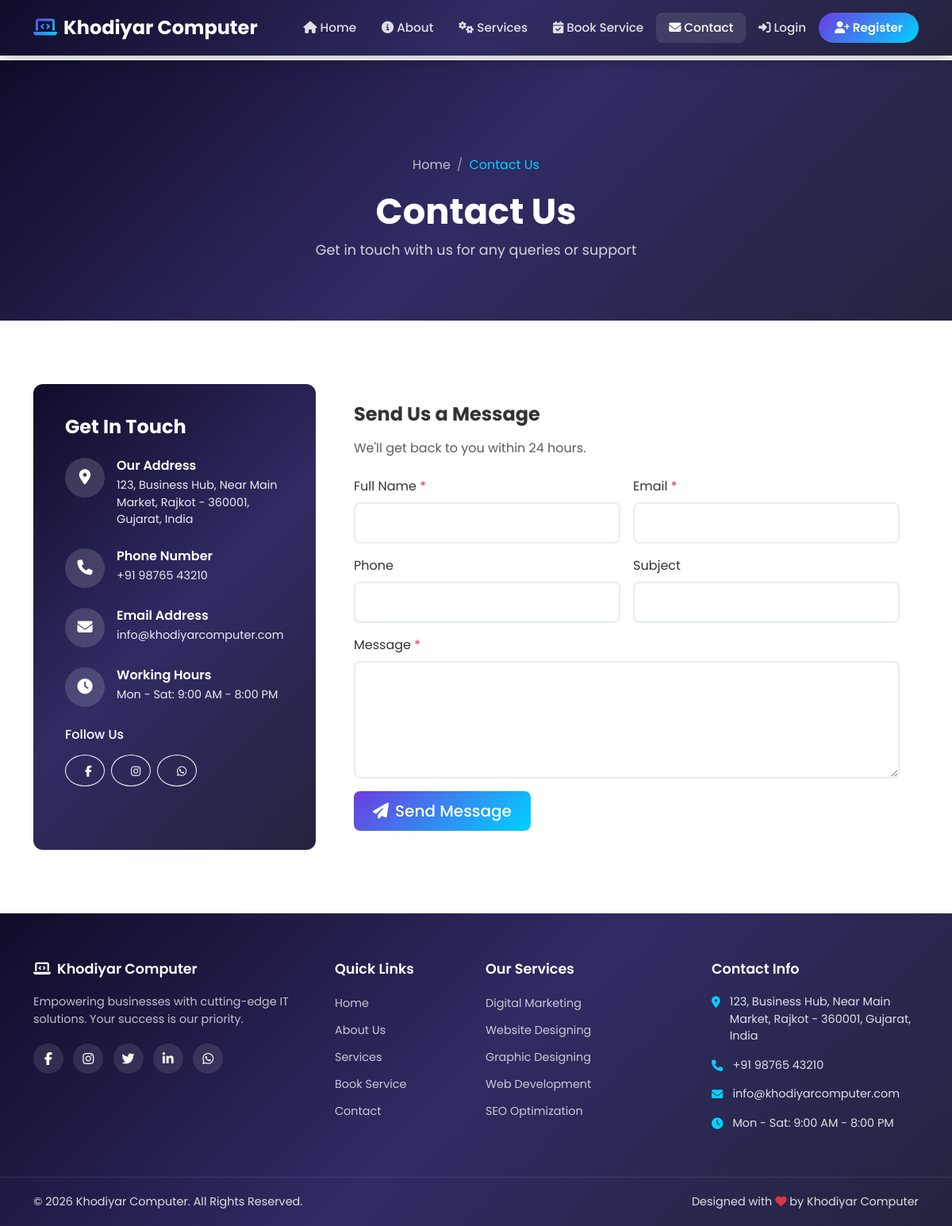
The page /contact.php on the database its author committed.
### tables this page shows
CREATE TABLE IF NOT EXISTS `settings` (
    `id` INT(11) NOT NULL AUTO_INCREMENT,
    `setting_key` VARCHAR(100) NOT NULL UNIQUE,
    `setting_value` TEXT DEFAULT NULL,
    `created_at` TIMESTAMP NOT NULL DEFAULT CURRENT_TIMESTAMP,
    `updated_at` TIMESTAMP NOT NULL DEFAULT CURRENT_TIMESTAMP ON UPDATE CURRENT_TIMESTAMP,
    PRIMARY KEY (`id`),
    INDEX `idx_setting_key` (`setting_key`)
);

CREATE TABLE IF NOT EXISTS `services` (
    `id` INT(11) NOT NULL AUTO_INCREMENT,
    `title` VARCHAR(200) NOT NULL,
    `slug` VARCHAR(200) NOT NULL UNIQUE,
    `short_desc` VARCHAR(300) DEFAULT NULL,
    `description` TEXT DEFAULT NULL,
    `icon` VARCHAR(100) DEFAULT 'fas fa-cog',
    `image` VARCHAR(255) DEFAULT NULL,
    `price_range` VARCHAR(50) DEFAULT NULL,
    `features` TEXT DEFAULT NULL,
    `display_order` INT(3) NOT NULL DEFAULT 0,
    `status` ENUM('active', 'inactive') NOT NULL DEFAULT 'active',
    `created_at` TIMESTAMP NOT NULL DEFAULT CURRENT_TIMESTAMP,
    `updated_at` TIMESTAMP NOT NULL DEFAULT CURRENT_TIMESTAMP ON UPDATE CURRENT_TIMESTAMP,
    PRIMARY KEY (`id`),
    INDEX `idx_slug` (`slug`),
    INDEX `idx_service_status` (`status`),
    INDEX `idx_display_order` (`display_order`)
);

### config/database.php (called while the page is built, shortened)
<?php
function getConnection() {
    static $conn = null;
    if ($conn === null) {
        try {
            $conn = new PDO(
                "mysql:host=" . DB_HOST . ";dbname=" . DB_NAME . ";charset=utf8mb4",
                DB_USER,
                DB_PASS,
                [
                    PDO::ATTR_ERRMODE => PDO::ERRMODE_EXCEPTION,
                    PDO::ATTR_DEFAULT_FETCH_MODE => PDO::FETCH_ASSOC,
                    PDO::ATTR_EMULATE_PREPARES => false,
                ]
            );
        } catch (PDOException $e) {
            die("Database Connection Failed: " . $e->getMessage());
        }
    }
    return $conn;
}
function dbQuery($sql, $params = []) {
    $stmt = getConnection()->prepare($sql);
    $stmt->execute($params);
    return $stmt;
}
function dbFetchOne($sql, $params = []) {
    return dbQuery($sql, $params)->fetch();
}
function dbFetchAll($sql, $params = []) {
    return dbQuery($sql, $params)->fetchAll();
}

### config/helpers.php (called while the page is built, shortened)
<?php
function getActiveServices() {
    return dbFetchAll("SELECT * FROM services WHERE status = 'active' ORDER BY display_order ASC, id ASC");
}
function getSetting($key) {
    $result = dbFetchOne("SELECT setting_value FROM settings WHERE setting_key = ?", [$key]);
    return $result ? $result['setting_value'] : null;
}

### contact.php (the view, shortened to what this page needs)
<?php
include 'includes/header.php';
?>
<section class="page-banner">
    <div class="container">
        <nav class="breadcrumb-nav">
            <ol class="breadcrumb">
                <li class="breadcrumb-item"><a href="index.php">Home</a></li>
                <li class="breadcrumb-item active">Contact Us</li>
            </ol>
        </nav>
        <h1 data-aos="fade-up">Contact Us</h1>
        <p data-aos="fade-up" data-aos-delay="100">Get in touch with us for any queries or support</p>
    </div>
</section>
<section class="contact-section">
    <div class="container">
        <div class="row g-4">
            <div class="col-lg-4" data-aos="fade-right">
                <div class="contact-info-card">
                    <h4 class="fw-bold mb-4">Get In Touch</h4>
                    <div class="contact-info-item">
                        <div class="icon"><i class="fas fa-map-marker-alt"></i></div>
                        <div>
                            <h6>Our Address</h6>
                            <p><?php echo getSetting('company_address') ?? 'Rajkot, Gujarat, India'; ?></p>
                        </div>
                    </div>
                    <div class="contact-info-item">
                        <div class="icon"><i class="fas fa-phone"></i></div>
                        <div>
                            <h6>Phone Number</h6>
                            <p><?php echo getSetting('company_phone') ?? '+91 98765 43210'; ?></p>
                        </div>
                    </div>
                    <div class="contact-info-item">
                        <div class="icon"><i class="fas fa-envelope"></i></div>
                        <div>
                            <h6>Email Address</h6>
                            <p><?php echo getSetting('company_email') ?? 'info@khodiyarcomputer.com'; ?></p>
                        </div>
                    </div>
                    <div class="contact-info-item">
                        <div class="icon"><i class="fas fa-clock"></i></div>
                        <div>
                            <h6>Working Hours</h6>
                            <p><?php echo getSetting('working_hours') ?? 'Mon - Sat: 9:00 AM - 8:00 PM'; ?></p>
                        </div>
                    </div>
                    <div class="mt-4">
                        <h6 class="mb-3">Follow Us</h6>
                        <div class="d-flex gap-2">
                            <?php $fb = getSetting('facebook_url'); if($fb): ?>
                            <a href="<?php echo $fb; ?>" class="btn btn-outline-light btn-sm rounded-circle" style="width:40px;height:40px;"><i class="fab fa-facebook-f"></i></a>
                            <?php endif; ?>
                            <?php $ig = getSetting('instagram_url'); if($ig): ?>
                            <a href="<?php echo $ig; ?>" class="btn btn-outline-light btn-sm rounded-circle" style="width:40px;height:40px;"><i class="fab fa-instagram"></i></a>
                            <?php endif; ?>
                            <?php $wa = getSetting('whatsapp_number'); if($wa): ?>
                            <a href="https://wa.me/<?php echo $wa; ?>" class="btn btn-outline-light btn-sm rounded-circle" style="width:40px;height:40px;"><i class="fab fa-whatsapp"></i></a>
                            <?php endif; ?>
                        </div>
                    </div>
                </div>
            </div>
            <div class="col-lg-8" data-aos="fade-left">
                <div class="contact-form p-4">
                    <h4 class="fw-bold mb-3">Send Us a Message</h4>
                    <p class="text-muted mb-4">We'll get back to you within 24 hours.</p>
                    <form method="POST" action="">
                        <div class="row g-3">
                            <div class="col-md-6">
                                <label class="form-label">Full Name <span class="text-danger">*</span></label>
                                <input type="text" name="name" class="form-control" required>
                            </div>
                            <div class="col-md-6">
                                <label class="form-label">Email <span class="text-danger">*</span></label>
                                <input type="email" name="email" class="form-control" required>
                            </div>
                            <div class="col-md-6">
                                <label class="form-label">Phone</label>
                                <input type="tel" name="phone" class="form-control" maxlength="10">
                            </div>
                            <div class="col-md-6">
                                <label class="form-label">Subject</label>
                                <input type="text" name="subject" class="form-control">
                            </div>
                            <div class="col-12">
                                <label class="form-label">Message <span class="text-danger">*</span></label>
                                <textarea name="message" class="form-control" rows="5" required></textarea>
                            </div>
                            <div class="col-12">
                                <button type="submit" class="btn btn-primary-gradient btn-lg">
                                    <i class="fas fa-paper-plane me-2"></i>Send Message
                                </button>
                            </div>
                        </div>
                    </form>
                </div>
            </div>
        </div>
    </div>
</section>
<?php include 'includes/footer.php'; ?>

### includes/footer.php (shortened to what this page needs)
</main>
<footer class="footer">
    <div class="container">
        <div class="row g-4">
            <div class="col-lg-4 col-md-6">
                <div class="footer-widget">
                    <h5><i class="fas fa-laptop-code me-2"></i>Khodiyar Computer</h5>
                    <p><?php echo getSetting('footer_text') ?? 'Empowering businesses with cutting-edge IT solutions.'; ?></p>
                    <div class="social-links">
                        <?php $fb = getSetting('facebook_url'); if($fb): ?>
                        <a href="<?php echo $fb; ?>" target="_blank"><i class="fab fa-facebook-f"></i></a>
                        <?php endif; ?>
                        <?php $ig = getSetting('instagram_url'); if($ig): ?>
                        <a href="<?php echo $ig; ?>" target="_blank"><i class="fab fa-instagram"></i></a>
                        <?php endif; ?>
                        <?php $tw = getSetting('twitter_url'); if($tw): ?>
                        <a href="<?php echo $tw; ?>" target="_blank"><i class="fab fa-twitter"></i></a>
                        <?php endif; ?>
                        <?php $li = getSetting('linkedin_url'); if($li): ?>
                        <a href="<?php echo $li; ?>" target="_blank"><i class="fab fa-linkedin-in"></i></a>
                        <?php endif; ?>
                        <?php $wa = getSetting('whatsapp_number'); if($wa): ?>
                        <a href="https://wa.me/<?php echo $wa; ?>" target="_blank"><i class="fab fa-whatsapp"></i></a>
                        <?php endif; ?>
                    </div>
                </div>
            </div>
            <div class="col-lg-2 col-md-6">
                <div class="footer-widget">
                    <h5>Quick Links</h5>
                    <ul class="footer-links">
                        <li><a href="index.php">Home</a></li>
                        <li><a href="about.php">About Us</a></li>
                        <li><a href="services.php">Services</a></li>
                        <li><a href="book-service.php">Book Service</a></li>
                        <li><a href="contact.php">Contact</a></li>
                    </ul>
                </div>
            </div>
            <div class="col-lg-3 col-md-6">
                <div class="footer-widget">
                    <h5>Our Services</h5>
                    <ul class="footer-links">
                        <?php
                        $footerServices = getActiveServices();
                        foreach (array_slice($footerServices, 0, 5) as $svc):
                        ?>
                        <li><a href="service-detail.php?slug=<?php echo $svc['slug']; ?>"><?php echo htmlspecialchars($svc['title']); ?></a></li>
                        <?php endforeach; ?>
                    </ul>
                </div>
            </div>
            <div class="col-lg-3 col-md-6">
                <div class="footer-widget">
                    <h5>Contact Info</h5>
                    <ul class="footer-contact">
                        <li>
                            <i class="fas fa-map-marker-alt"></i>
                            <span><?php echo getSetting('company_address') ?? 'Rajkot, Gujarat'; ?></span>
                        </li>
                        <li>
                            <i class="fas fa-phone"></i>
                            <span><?php echo getSetting('company_phone') ?? '+91 98765 43210'; ?></span>
                        </li>
                        <li>
                            <i class="fas fa-envelope"></i>
                            <span><?php echo getSetting('company_email') ?? 'info@khodiyarcomputer.com'; ?></span>
                        </li>
                        <li>
                            <i class="fas fa-clock"></i>
                            <span><?php echo getSetting('working_hours') ?? 'Mon - Sat: 9:00 AM - 8:00 PM'; ?></span>
                        </li>
                    </ul>
                </div>
            </div>
        </div>
    </div>
    <div class="footer-bottom">
        <div class="container">
            <div class="row align-items-center">
                <div class="col-md-6">
                    <p class="mb-0">&copy; <?php echo date('Y'); ?> Khodiyar Computer. All Rights Reserved.</p>
                </div>
                <div class="col-md-6 text-md-end">
                    <p class="mb-0">Designed with <i class="fas fa-heart text-danger"></i> by Khodiyar Computer</p>
                </div>
            </div>
        </div>
    </div>
</footer>
</body>
</html>

### css/style.css (style rules this page uses)
:root { --primary: #6C3CE1; --primary-dark: #5A2DB8; --primary-light: #8B5CF6; --secondary: #00D2FF; --secondary-dark: #00B8E6; --accent: #FF6B35; --dark: #0F0C29; --dark-2: #1A1640; --gray-100: #F8F9FA; --gray-200: #E9ECEF; --gray-300: #DEE2E6; --gray-600: #6C757D; --gradient-1: linear-gradient(135deg, #6C3CE1 0%, #00D2FF 100%); --gradient-2: linear-gradient(135deg, #0F0C29 0%, #302B63 50%, #24243E 100%); --gradient-3: linear-gradient(135deg, #6C3CE1 0%, #FF6B35 100%); --shadow-sm: 0 2px 8px rgba(108, 60, 225, 0.1); --shadow-md: 0 5px 20px rgba(108, 60, 225, 0.15); --shadow-lg: 0 10px 40px rgba(108, 60, 225, 0.2); --transition: all 0.3s ease; --border-radius: 12px; }
* { margin: 0; padding: 0; box-sizing: border-box; }
body { font-family: 'Poppins', sans-serif; color: #333; overflow-x: hidden; background: #fff; padding-top: 76px; }
a { text-decoration: none; transition: var(--transition); }
section { padding: 80px 0; position: relative; }
.btn-primary-gradient { background: var(--gradient-1); color: #fff; border: none; }
.btn { padding: 10px 24px; font-weight: 500; border-radius: 8px; transition: var(--transition); }
.contact-section { background: #fff; }
.contact-info-card { background: var(--gradient-2); color: #fff; border-radius: var(--border-radius); padding: 40px; height: 100%; }
.contact-info-item { display: flex; align-items: flex-start; margin-bottom: 25px; }
.contact-info-item .icon { width: 50px; height: 50px; background: rgba(255,255,255,0.15); border-radius: 50%; display: flex; align-items: center; justify-content: center; font-size: 1.2rem; margin-right: 15px; flex-shrink: 0; }
.contact-info-item h6 { font-weight: 600; margin-bottom: 5px; }
.contact-info-item p { opacity: 0.9; font-size: 0.9rem; margin-bottom: 0; }
.contact-form .form-control { padding: 12px 16px; border-radius: 8px; border: 2px solid var(--gray-200); transition: var(--transition); }
.footer { background: var(--gradient-2); color: rgba(255,255,255,0.85); padding: 60px 0 0; }
.footer-widget h5 { color: #fff; font-weight: 600; margin-bottom: 20px; font-size: 1.1rem; }
.footer-widget p { font-size: 0.9rem; opacity: 0.85; }
.social-links { margin-top: 20px; }
.social-links a { display: inline-flex; align-items: center; justify-content: center; width: 38px; height: 38px; background: rgba(255,255,255,0.1); color: #fff; border-radius: 50%; margin-right: 8px; transition: var(--transition); }
.footer-links { list-style: none; padding: 0; }
.footer-links li { margin-bottom: 10px; }
.footer-links li a { color: rgba(255,255,255,0.75); font-size: 0.9rem; transition: var(--transition); }
.footer-contact { list-style: none; padding: 0; }
.footer-contact li { display: flex; align-items: flex-start; margin-bottom: 15px; font-size: 0.9rem; }
.footer-contact li i { margin-right: 12px; margin-top: 4px; color: var(--secondary); }
.footer-bottom { margin-top: 40px; padding: 20px 0; border-top: 1px solid rgba(255,255,255,0.1); font-size: 0.9rem; }
.page-banner { background: var(--gradient-2); padding: 120px 0 60px; text-align: center; position: relative; }
.page-banner h1 { color: #fff; font-weight: 700; font-size: 2.8rem; }
.page-banner p { color: rgba(255,255,255,0.8); font-size: 1.1rem; }
.breadcrumb-nav { background: transparent; padding: 0; margin-bottom: 20px; }
.breadcrumb-nav .breadcrumb { justify-content: center; }
.breadcrumb-nav .breadcrumb-item, .breadcrumb-nav .breadcrumb-item a { color: rgba(255,255,255,0.7); }
.breadcrumb-nav .breadcrumb-item.active { color: var(--secondary); }
.breadcrumb-nav .breadcrumb-item + .breadcrumb-item::before { color: rgba(255,255,255,0.5); }

### rows shown on the page
settings: setting_value "123, Business Hub, Near Main Market, Rajkot - 360001, Gujarat, India"
settings: setting_value "+91 98765 43210"
settings: setting_value "info@khodiyarcomputer.com"
settings: setting_value "Mon - Sat: 9:00 AM - 8:00 PM"
settings: setting_value "Empowering businesses with cutting-edge IT solutions. Your success is our priority."
services: title "Digital Marketing"
services: title "Website Designing"
services: title "Graphic Designing"
services: title "Web Development"
services: title "SEO Optimization"
